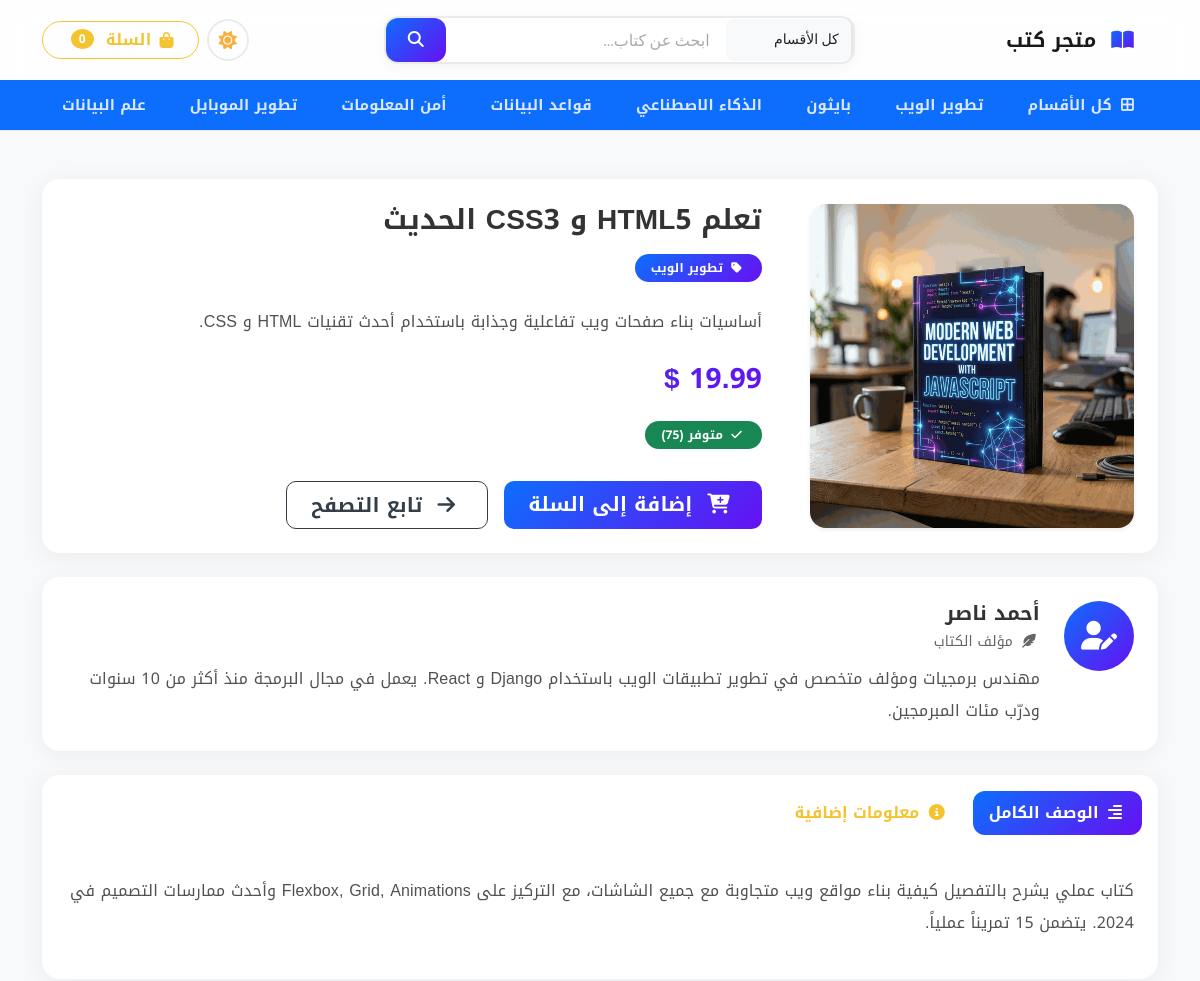
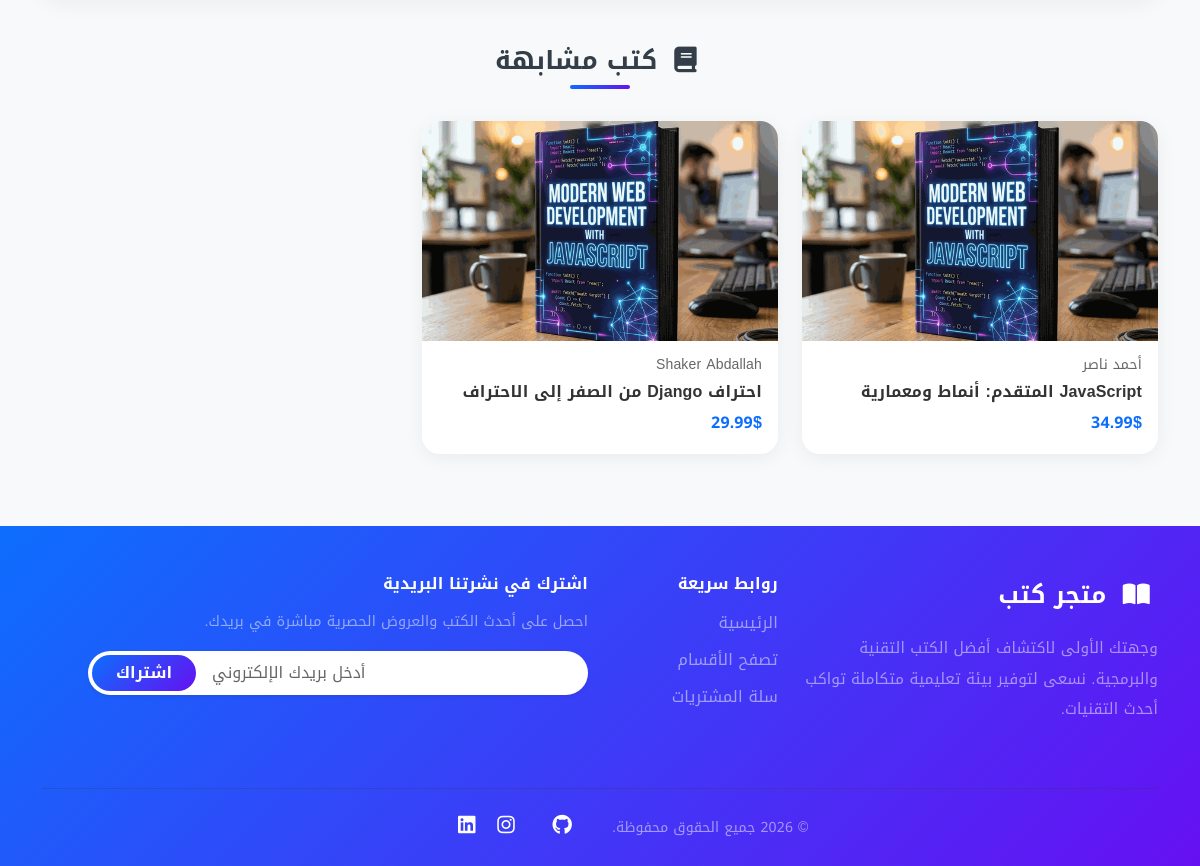
/product/21/, run on the app's committed database (2 pictures, top to bottom).
### store/models.py (models this page shows, shortened)
class category(models.Model):
    name = models.CharField(max_length=255, unique=True, verbose_name="اسم القسم")
    featured = models.BooleanField(default=False, verbose_name="مميز")
    order = models.IntegerField(default=0, verbose_name="الترتيب")
    created_at = models.DateTimeField(auto_now_add=True, verbose_name="تاريخ الإنشاء")
    updated_at = models.DateTimeField(auto_now=True, verbose_name="تاريخ التحديث")
    class Meta:
        verbose_name = "قسم"
        verbose_name_plural = "الأقسام"
        ordering = ['order', 'name']

class product(models.Model):
    name = models.CharField(max_length=255, verbose_name="اسم الكتاب / المنتج")
    short_description = models.TextField(blank=True, null=True, verbose_name="وصف مختصر")
    description = models.TextField(blank=True, null=True, verbose_name="الوصف الكامل")
    price = models.DecimalField(max_digits=10, decimal_places=2, verbose_name="السعر ($)")
    featured = models.BooleanField(default=False, verbose_name="مميز في الصفحة الرئيسية")
    stock = models.IntegerField(default=0, verbose_name="المخزون")
    image = models.ImageField(upload_to='product_images', blank=True, null=True, verbose_name="الصورة")
    category = models.ForeignKey(category, on_delete=models.PROTECT, verbose_name="القسم")
    author = models.ForeignKey(Author, on_delete=models.SET_NULL, null=True, blank=True, verbose_name="المؤلف")
    created_at = models.DateTimeField(auto_now_add=True, verbose_name="تاريخ الإضافة")
    updated_at = models.DateTimeField(auto_now=True, verbose_name="تاريخ التحديث")
    class Meta:
        verbose_name = "كتاب"
        verbose_name_plural = "الكتب"
        ordering = ['-created_at']

class Author(models.Model):
    name = models.CharField(max_length=255, verbose_name="اسم المؤلف")
    bio = models.TextField(blank=True, null=True, verbose_name="نبذة عن المؤلف")
    created_at = models.DateTimeField(auto_now_add=True, verbose_name="تاريخ الإنشاء")
    updated_at = models.DateTimeField(auto_now=True, verbose_name="تاريخ التحديث")
    class Meta:
        verbose_name = "مؤلف"
        verbose_name_plural = "المؤلفون"
        ordering = ['name']

### store/views.py (the view)
# urls.py: path('product/<int:pid>/', views.product_view, name='product'),
def product_view(request, pid):
    p = get_object_or_404(product, pk=pid)
    related_products = (
        product.objects
               .filter(category=p.category)
               .exclude(id=p.id)[:3]
    )
    return render(request, 'product.html', {
        'product': p,
        'related_products': related_products,
    })

### store/context_processors.py (called while the page is built)
def global_context(request):
    cart = request.session.get('cart', {})
    if cart:
        valid_pids = set(
            str(p) for p in
            product.objects.filter(pk__in=list(cart.keys()))
                           .values_list('id', flat=True)
        )
        stale = [pid for pid in cart if pid not in valid_pids]
        if stale:
            for pid in stale:
                del cart[pid]
            request.session['cart'] = cart
        cart_count = sum(
            qty for pid, qty in cart.items() if pid in valid_pids
        )
    else:
        cart_count = 0
    return {
        'all_categories': category.objects.all(),
        'cart_count': cart_count,
    }

### store/templates/product.html (shortened to what this page needs)
{% extends 'base.html' %}
{% load i18n %}
{% block content %}
    <div class="container my-5">
      <section data-aos="fade-up">
        <div class="card product-detail-card mb-4">
          <div class="row g-0">
            <div class="col-lg-4 col-md-5 p-4 d-flex align-items-center justify-content-center">
              {% if product.image %}
              <img src="{{ product.image.url }}" class="img-fluid rounded-4 shadow-sm" alt="{{ product.name }}" style="max-height: 350px;" />
              {% else %}
              <img src="https://picsum.photos/seed/{{ product.id }}book/300/350" class="img-fluid rounded-4 shadow-sm" alt="{{ product.name }}" style="max-height: 350px; object-fit:cover;" />
              {% endif %}
            </div>
            <div class="col-lg-8 col-md-7">
              <div class="card-body p-4">
                <h3 class="card-title fw-bold mb-3">{{ product.name }}</h3>
                {% if product.category %}
                <span class="badge rounded-pill px-3 py-2 mb-3 d-inline-block" style="background: var(--primary-gradient); color: #fff;">
                  <i class="fa-solid fa-tag me-1"></i> {{ product.category.name }}
                </span>
                {% endif %}
                <p class="card-text mt-2 lh-lg" style="opacity: 0.85;">
                  {{ product.short_description|default:"لا يوجد وصف قصير متاح." }}
                </p>
                <p class="card-text fs-3 fw-bold mt-3" style="background: var(--primary-gradient); -webkit-background-clip: text; -webkit-text-fill-color: transparent;">
                  {{ product.price }} $
                </p>
                {% if product.stock > 0 %}
                <span class="badge bg-success rounded-pill px-3 py-2 mb-3"><i class="fa-solid fa-check me-1"></i> متوفر ({{ product.stock }})</span>
                {% else %}
                <span class="badge bg-danger rounded-pill px-3 py-2 mb-3"><i class="fa-solid fa-xmark me-1"></i> غير متوفر</span>
                {% endif %}
                <div class="mt-3 d-flex gap-3 flex-wrap">
                  <a href="{% url 'store:add-to-cart' pid=product.id %}" class="btn btn-primary btn-lg px-4">
                    <i class="fa-solid fa-cart-plus me-2"></i> إضافة إلى السلة
                  </a>
                  <a href="{% url 'store:category' %}" class="btn btn-outline-secondary btn-lg px-4">
                    <i class="fa-solid fa-arrow-right me-2"></i> تابع التصفح
                  </a>
                </div>
              </div>
            </div>
          </div>
        </div>
      </section>
      {% if product.author %}
      <section class="mt-4" data-aos="fade-up" data-aos-delay="100">
        <div class="card author-card p-4">
          <div class="d-flex align-items-start gap-4">
            <div class="author-avatar">
              <i class="fa-solid fa-user-pen"></i>
            </div>
            <div class="flex-grow-1">
              <h5 class="fw-bold mb-1">{{ product.author.name }}</h5>
              <small class="text-muted d-block mb-2">
                <i class="fa-solid fa-feather-pointed me-1"></i> مؤلف الكتاب
              </small>
              {% if product.author.bio %}
              <p class="lh-lg mb-0" style="opacity: 0.85;">{{ product.author.bio }}</p>
              {% else %}
              <p class="mb-0" style="opacity: 0.85;">لم تتم إضافة نبذة عن هذا المؤلف بعد.</p>
              {% endif %}
            </div>
          </div>
        </div>
      </section>
      {% endif %}
      <section class="mt-4" data-aos="fade-up" data-aos-delay="150">
        <div class="card product-detail-card">
          <div class="card-header p-3 bg-transparent border-0">
            <ul class="nav nav-pills gap-2" id="pills-tab" role="tablist">
              <li class="nav-item" role="presentation">
                <button class="nav-link active" id="pills-desc-tab" data-bs-toggle="pill"
                  data-bs-target="#pills-desc" type="button" role="tab">
                  <i class="fa-solid fa-align-right me-1"></i> الوصف الكامل
                </button>
              </li>
              <li class="nav-item" role="presentation">
                <button class="nav-link" id="pills-info-tab" data-bs-toggle="pill"
                  data-bs-target="#pills-info" type="button" role="tab">
                  <i class="fa-solid fa-circle-info me-1"></i> معلومات إضافية
                </button>
              </li>
            </ul>
          </div>
          <div class="card-body p-4">
            <div class="tab-content" id="pills-tabContent">
              <div class="tab-pane fade show active" id="pills-desc" role="tabpanel">
                <p class="lh-lg" style="opacity: 0.85;">
                  {{ product.description|default:"لا يوجد وصف تفصيلي متاح لهذا المنتج." }}
                </p>
              </div>
            </div>
          </div>
        </div>
      </section>
      <section class="mt-5" data-aos="fade-up" data-aos-delay="200">
        <div class="text-center mb-4">
          <h3 class="section-title text-secondary">
            <i class="fa-solid fa-book me-2"></i> كتب مشابهة
          </h3>
        </div>
        <div class="row g-4">
          {% for rel_product in related_products %}
          <div class="col-lg-4 col-md-6" data-aos="fade-up" data-aos-delay="{{ forloop.counter0 }}40">
             {% include 'common/product_card.html' with product=rel_product %}
          </div>
          {% empty %}
          <div class="col-12 text-center text-muted py-3">
            <i class="fa-solid fa-circle-info me-1"></i> لا توجد كتب مشابهة حالياً.
          </div>
          {% endfor %}
        </div>
      </section>
    </div>
{% endblock %}

### store/templates/partials/header.html (shortened to what this page needs)
{% load i18n %}
<div class="sticky-top glass-navbar">
  <nav class="navbar navbar-expand-lg navbar-light bg-transparent py-3">
    <div class="container">
      <a class="navbar-brand fw-bold" href="{% url 'store:home' %}">
        <i class="fa-solid fa-book-open me-2" style="background: linear-gradient(135deg, #0d6efd, #6610f2); -webkit-background-clip: text; -webkit-text-fill-color: transparent;"></i>
        {%trans 'متجر كتب' %}
      </a>
      <div class="collapse navbar-collapse mt-2 mt-lg-0" id="navbarSupportedContent">
       {% include 'partials/header_search.html' %}
        <div class="d-flex align-items-center my-2 my-lg-0 gap-2">
          <button id="theme-toggle" class="theme-toggle-btn" title="تبديل المظهر">
          </button>
          <a href="{% url 'store:cart' %}" class="btn btn-outline-primary d-flex align-items-center gap-2 rounded-pill px-4" type="button">
            <i class="fa-solid fa-bag-shopping"></i>
            {%trans 'السلة' %} <span class="badge bg-primary rounded-circle ms-1">{{ cart_count }}</span>
          </a>
        </div>
      </div>
    </div>
  </nav>
  <nav class="navbar navbar-expand-lg category-nav">
    <div class="container">
      <div class="collapse navbar-collapse mt-2 mt-lg-0">
        <ul class="navbar-nav my-2 my-lg-0 gap-1">
          <li class="nav-item">
            <a class="nav-link mx-1" href="{% url 'store:category' %}" role="button">
              <i class="fa-solid fa-border-all me-1"></i> كل الأقسام
            </a>
          </li>
          {% for cat in all_categories %}
          <li class="nav-item">
            <a class="nav-link mx-1" href="{% url 'store:category-detail' cid=cat.id %}" role="button">
              {{ cat.name }}
            </a>
          </li>
          {% endfor %}
        </ul>
      </div>
    </div>
    </div>

### store/templates/common/product_card.html (shortened to what this page needs)
{% load static %}
<div class="product card mb-4">
    {% if product.image %}
    <img src="{{ product.image.url }}" class="card-img-top" alt="{{ product.name }}" style="height:220px; object-fit:cover;" />
    {% else %}
    <img src="https://picsum.photos/seed/{{ product.id }}book/300/220" class="card-img-top" alt="{{ product.name }}" style="height:220px; object-fit:cover;" />
    {% endif %}
    <div class="card-body">
        <h6 class="text-muted small">{% if product.author %}{{ product.author.name }}{% else %}بدون كاتب{% endif %}</h6>
        <h6 class="card-title fw-bold">{{ product.name }}</h6>
        <strong class="fw-bold" style="color:var(--primary-color);">{{ product.price }}$</strong>
    </div>
</div>

### store/templates/base.html (style rules this page uses)
:root { --primary-color: #0d6efd; --primary-gradient: linear-gradient(135deg, #0d6efd, #6610f2); --bg-color: #f4f6f9; --text-color: #212529; --card-bg: #ffffff; --card-hover-y: -8px; --transition-speed: 0.35s; --slider-bg: linear-gradient(135deg, #e3f0ff 0%, #f0e6ff 100%); --nav-cat-bg: var(--primary-color); --search-bg: #ffffff; --select-bg: #f8f9fa; --border-subtle: rgba(0,0,0,0.08); }
* { box-sizing: border-box; }
body { font-family: 'Cairo', sans-serif !important; background-color: var(--bg-color) !important; color: var(--text-color) !important; transition: background-color var(--transition-speed) ease, color var(--transition-speed) ease; line-height: 1.8; letter-spacing: 0.01em; }
.author-card { border: none; border-radius: 18px; box-shadow: 0 4px 20px rgba(0,0,0,0.05); overflow: hidden; }
.author-avatar { width: 70px; height: 70px; border-radius: 50%; background: var(--primary-gradient); display: flex; align-items: center; justify-content: center; font-size: 1.8rem; color: #fff; flex-shrink: 0; }
.product-detail-card { border: none; border-radius: 18px; box-shadow: 0 4px 25px rgba(0,0,0,0.06); overflow: hidden; }
.product-detail-card img { border-radius: 16px; object-fit: cover; }
.nav-pills .nav-link { border-radius: 12px; font-weight: 600; transition: all 0.3s ease; }
.nav-pills .nav-link.active { background: var(--primary-gradient); }
.section-title { font-weight: 700; font-size: 1.6rem; position: relative; display: inline-block; padding-bottom: 12px; }
.section-title::after { content: ''; position: absolute; bottom: 0; right: 50%; transform: translateX(50%); width: 60px; height: 4px; border-radius: 2px; background: var(--primary-gradient); }
.product.card { border: none; border-radius: 18px; overflow: hidden; box-shadow: 0 4px 20px rgba(0,0,0,0.06); transition: transform var(--transition-speed) cubic-bezier(.4,0,.2,1), box-shadow var(--transition-speed) cubic-bezier(.4,0,.2,1); }
.btn { border-radius: 10px; font-weight: 600; transition: all 0.25s ease; }
.btn-primary { background: var(--primary-gradient) !important; border: none !important; color: #ffffff !important; }
.category-nav { background: var(--nav-cat-bg) !important; transition: background var(--transition-speed) ease; border: none !important; padding: 6px 0; }
.category-nav .nav-link { color: rgba(255,255,255,0.85) !important; font-weight: 600; font-size: 0.92rem; border-radius: 8px; padding: 6px 16px !important; transition: all 0.25s ease; }
.theme-toggle-btn { background: none; border: 2px solid var(--border-subtle); width: 42px; height: 42px; border-radius: 50%; display: flex; align-items: center; justify-content: center; font-size: 1.15rem; cursor: pointer; color: inherit; transition: all 0.3s ease; overflow: hidden; }
html { scroll-behavior: smooth; }
.glass-navbar { background: rgba(255, 255, 255, 0.85); backdrop-filter: blur(15px); -webkit-backdrop-filter: blur(15px); border-bottom: 1px solid var(--border-subtle); transition: background 0.3s ease; z-index: 1030; }

### data on the page
category: name "تطوير الويب"
category: name "بايثون"
category: name "الذكاء الاصطناعي"
category: name "قواعد البيانات"
category: name "أمن المعلومات"
category: name "تطوير الموبايل"
category: name "علم البيانات"
product: image (picture), name "تعلم HTML5 و CSS3 الحديث", category.name "تطوير الويب", short_description "أساسيات بناء صفحات ويب تفاعلية وجذابة باستخدام أحدث تقنيات HTML و CSS.", price "19.99", stock "75", author.name "أحمد ناصر", author.bio "مهندس برمجيات ومؤلف متخصص في تطوير تطبيقات الويب باستخدام Django و React. يعمل في مجال البرمجة منذ أكثر من 10 سنوات ودرّب مئات المبرمجين.", description "كتاب عملي يشرح بالتفصيل كيفية بناء مواقع ويب متجاوبة مع جميع الشاشات، مع التركيز على Flexbox, Grid, Animations وأحدث ممارسات التصميم في 2024. يتضمن 15 تمريناً عملياً."
product: image (picture), author.name "أحمد ناصر", name "JavaScript المتقدم: أنماط ومعمارية", price "34.99"
product: image (picture), author.name "Shaker Abdallah", name "احتراف Django من الصفر إلى الاحتراف", price "29.99"

### other printed values
{{ cart_count }} "0"
